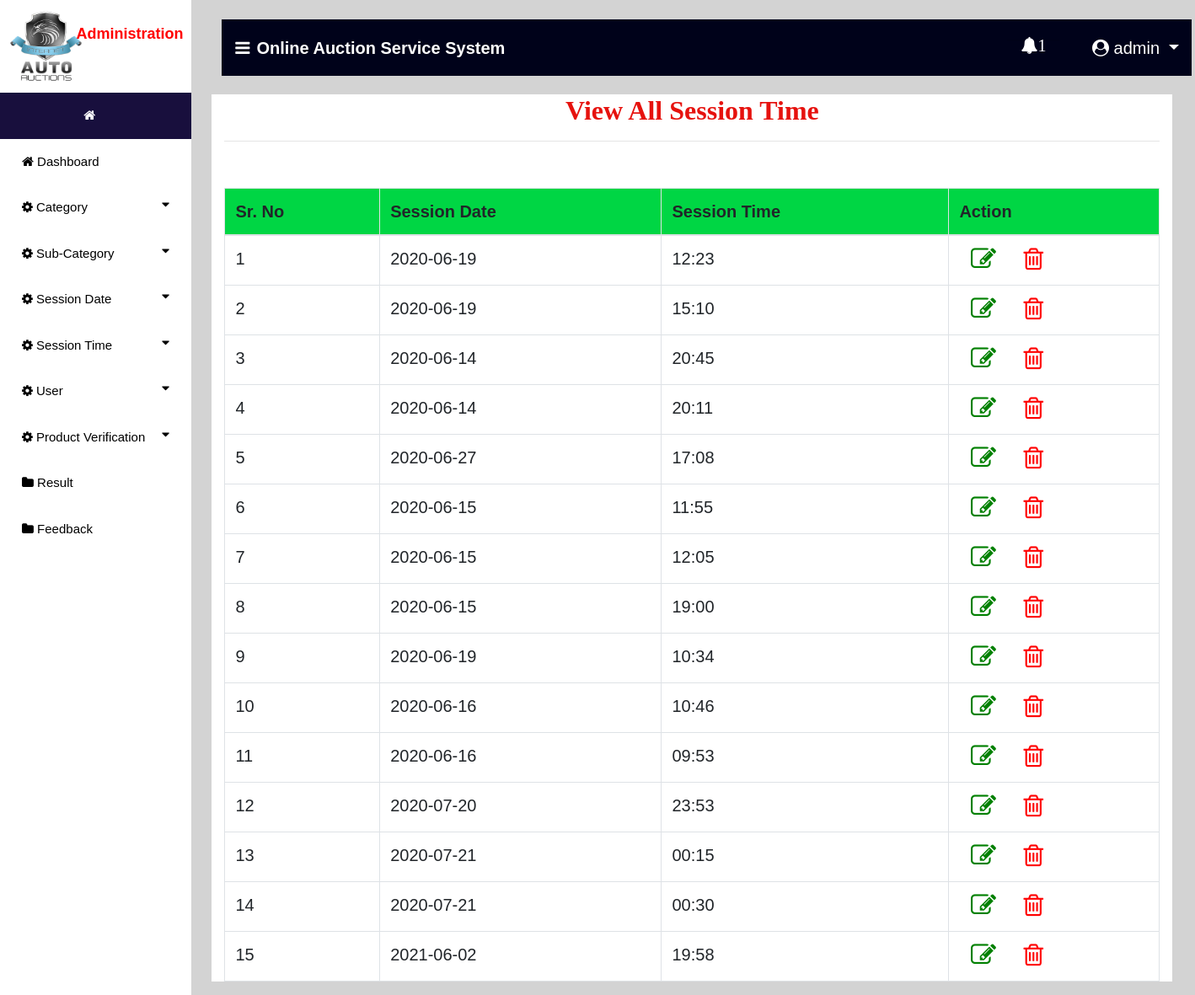
Page /view_session_time (signed in) on the committed database.
### auction/models.py (models this page shows, shortened)
class Session_Time(models.Model):
    date = models.ForeignKey(Session_date,on_delete=models.CASCADE,null=True)
    time = models.CharField(max_length=30,null=True)

class Session_date(models.Model):
    date = models.CharField(max_length=30,null=True)

### auction/views.py (the view)
# urls.py: path('view_session_time', view_session_time, name='view_session_time'),
def view_session_time(request):
    if not request.user.is_staff:
        return redirect('login_user')
    new2 = new()
    count = 0
    if new2:
        count += 1
    user1 = User.objects.get(id=request.user.id)
    pro = ""
    try:
        pro = Bidder.objects.get(user=user1)
        if pro:
            error = "pat"
    except:
        pro = Auction_User.objects.get(user=user1)
    cat = Session_Time.objects.all()
    d = {'error':error,'pro':pro,'data':pro,'time1':cat,'count':count,'new2':new2}
    return render(request,'view_session_time.html',d)

### auction/views.py (called while the page is built)
def new():
    status = Status.objects.get(status="pending")
    new_pro = Product.objects.filter(status=status)
    return new_pro

### auction/templates/view_session_time.html (shortened to what this page needs)
{% extends 'navigation3.html' %}
{% block body1 %}
 <div class="container" style="background:white">
<center><h2 style = "font-family : 'Monotype Corsiva' ; color : #E6120E ; font-weight : bold;margin-top:2%">View All Session Time</h2></center><hr>
<table class="table table-bordered" id="myTable">
  <thead>
  <tr>
    <th>Sr. No</th>
    <th>Session Date</th>
    <th>Session Time</th>
    <th style="width:250px">Action</th>
  </tr>
  </thead>
   <tbody>
{% for i in time1 %}
  <tr>
      <td>{{forloop.counter}}</td>
    <td>{{i.date.date}}</td>
    <td>{{i.time}}</td>
      <td><a href="{% url 'edit_session_time' i.id %}"> <i style="font-size:30px;color:green;margin-left:6%" class="fa fa-edit"></i></a>
          <a href="{% url 'delete_session_time' i.id %}">  <i style="font-size:30px;color:red;margin-left:12%" class="fa fa-trash-o" onclick="return confirm('Are you sure?')"></i></a></td>
  </tr>
   {% endfor %}
    </tbody>
</table>
 </div>
{% endblock %}

### auction/templates/navigation3.html (shortened to what this page needs)
{% extends 'navigation2.html' %}
{% block body %}
<nav class="navbar navbar-expand-lg navbar-light" style="margin-left:2%;margin-top:2%;width:99%;background-color:#00021a">
  <a class="navbar-brand" href="#" style="color:white;font-weight:bold"><i class="fa fa-bars" style="margin-right:8px"></i>Online Auction Service System</a>
  {% if request.user.is_staff %}
     <div class="collapse navbar-collapse nav justify-content-end" id="navbarNavDropdown">
      <li class="nav-item dropdown" style="margin-right:3%;color:white;margin-left:600px">
        <a class="nav-link dropdown" style="margin-left:5%;color:white" href="#" id="navbarDropdown" role="button" data-toggle="dropdown" aria-haspopup="true">
          <i class="fa fa-bell" style="top:0;padding-bottom:10px">{{count}}</i>
        </a>
        <hr>
      </li>
  </div>
     {% endif %}
  <div class="collapse navbar-collapse nav justify-content-end" id="navbarNavDropdown">
      <li class="nav-item dropdown" style="margin-right:3%;color:white">
        <a class="nav-link dropdown-toggle" style="color:white;margin-left:5%" href="#" id="navbarDropdown" role="button" data-toggle="dropdown" aria-haspopup="true" aria-expanded="false">
          <i class="fa fa-user-circle"></i> {{request.user.username}}
        </a>
      </li>
  </div>
 </nav>
{% block body1 %}
{% endblock %}
{% endblock %}

### auction/templates/navigation2.html (style rules this page uses)
thead { background:#00d644; }
body { font-family: "Lato", sans-serif; }
body { margin:0;font-family:Arial }
.dropdown { float:right; }

### rows in the picture
Session_Time: date "2020-06-19", time "12:23"
Session_Time: date "2020-06-19", time "15:10"
Session_Time: date "2020-06-14", time "20:45"
Session_Time: date "2020-06-14", time "20:11"
Session_Time: date "2020-06-27", time "17:08"
Session_Time: date "2020-06-15", time "11:55"
Session_Time: date "2020-06-15", time "12:05"
Session_Time: date "2020-06-15", time "19:00"
Session_Time: date "2020-06-19", time "10:34"
Session_Time: date "2020-06-16", time "10:46"
Session_Time: date "2020-06-16", time "09:53"
Session_Time: date "2020-07-20", time "23:53"
Session_Time: date "2020-07-21", time "00:15"
Session_Time: date "2020-07-21", time "00:30"
Session_Time: date "2021-06-02", time "19:58"

### other values in the picture
{{ count }} "1"
{{ request.user.username }} "admin"
